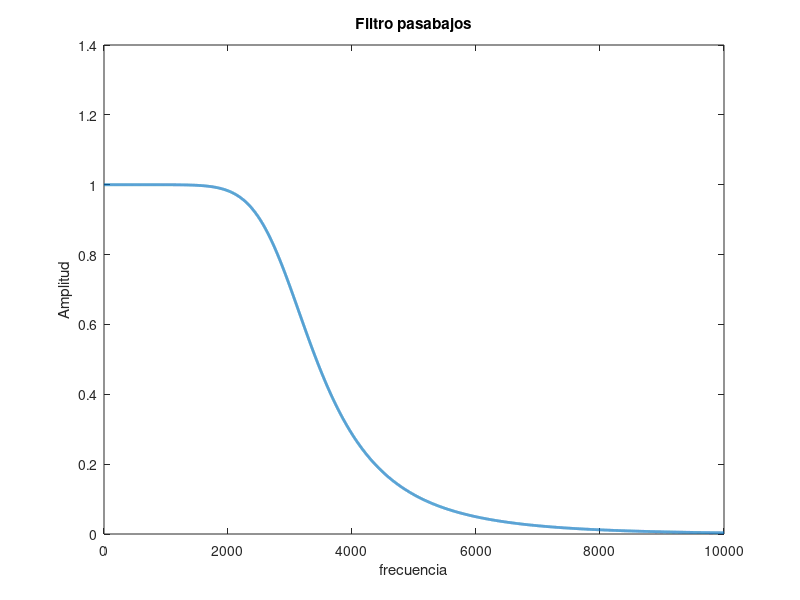

Write MATLAB code to recreate this figure.
%diseño de un filtro pasabajos
%Borrar el command window y variables de espacio de trabajo
clc, clear all
%caracteristicas de diseño
fsim=40000;
Rp=3;               %Rizado banda de paso
Rs=10;              %Risado banda atenuada
Wp=2*3000/fsim;     %frecuencia inicial
Ws=2*4000/fsim;     %Frecuencia de la banda atenuada
%Diseño por Butterwort filtro suabe y estable en banda de paso y eliminada
%calculo de los coeficientes de la funcion de transferencia
[N, Wn]=buttord(Wp,Ws,Rp,Rs);
[b,a]=butter(N,Wn);
%El comano tf presenta la funcion de transferencia
% Tiempo_muestreo_ejemplo=0.1;
% tf(b,a,Tiempo_muestreo_ejemplo,'variable','Z^-1')

%Establesca un rango de simulacion para conocer el
%comportamiento del filtro
%frecuencia en herz
f0=0;
paso=1;
ff=10000;
f=f0:paso:ff;
%estimar la respuesta del filtro
H=freqz(b,a,f,fsim);
%Graficar
plot(f,abs(H),'linewidth',2);
title('Filtro pasabajos');
xlabel('frecuencia');
ylabel('Amplitud');

